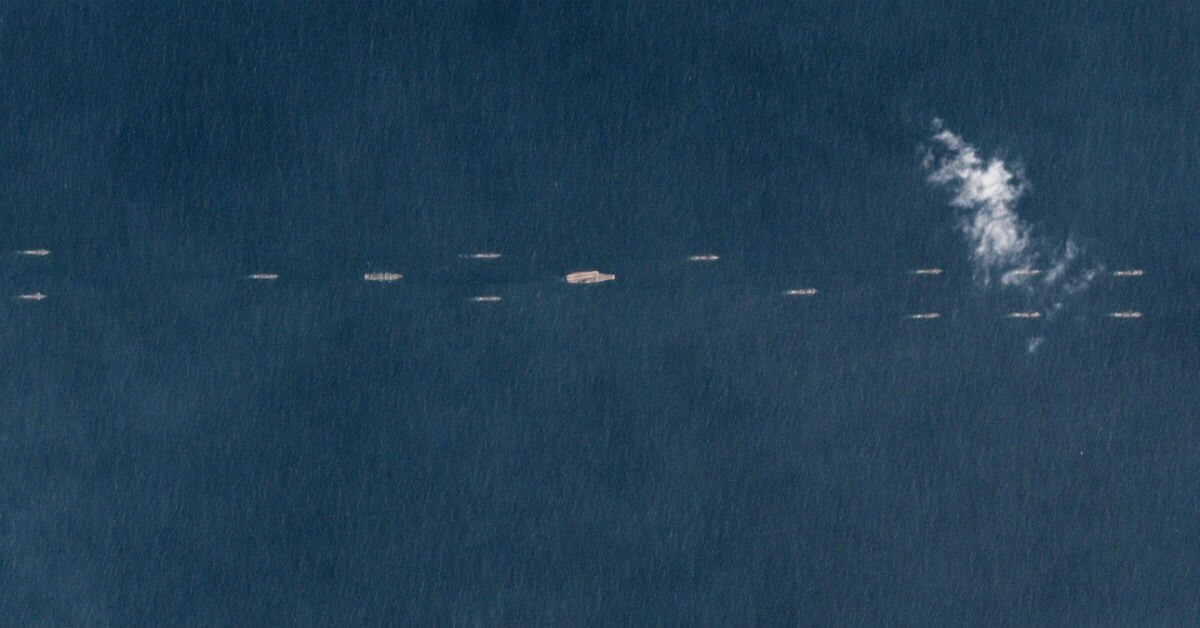
#> input picture sea.jpeg, 1200 x 628 px
$ python pathfider.py
#> lines starting #> are read from the running program, lines starting #| are printed output that depends on the picture
from math import sqrt
import sys
import matplotlib.pyplot as plt

# A class to represent a graph object
class Graph:
    # Constructor to construct a graph
    def __init__(self, edges, nodes):
        self.nodes = nodes

        # A list of lists to represent an adjacency list
        self.adjList = dict()
        for node in nodes:
            self.adjList[node] = []
        for (src, dest, weight) in edges:
            # allocate node in adjacency list from src to dest
            if dest.value != 0:
                self.adjList[src].append((dest, weight/dest.value))


class Node():
    def __init__(self, coord, val) -> None:
        self.coord = coord
        self.value = val

# Function to print adjacency list representation of a graph
def printGraph(graph):
    for src in graph.adjList.keys():
        # print current vertex and all its neighboring vertices
        for (dest, weight) in graph.adjList[src]:
            print(f'({src.coord} —> {dest.coord}, {weight}) ', end='')
        print()

def dijkstra_algorithm(graph, start_node):
    unvisited_nodes = graph.nodes

    # We'll use this dict to save the cost of visiting each node and update it as we move along the graph
    shortest_path = {}

    # We'll use this dict to save the shortest known path to a node found so far
    previous_nodes = {}

    # We'll use max_value to initialize the "infinity" value of the unvisited nodes
    max_value = sys.maxsize
    for node in unvisited_nodes:
        shortest_path[node] = max_value
    # However, we initialize the starting node's value with 0
    shortest_path[start_node] = 0

    # The algorithm executes until we visit all nodes
    while unvisited_nodes:
        # The code block below finds the node with the lowest score
        current_min_node = None
        for node in unvisited_nodes: # Iterate over the nodes
            if current_min_node == None:
                current_min_node = node
            elif shortest_path[node] < shortest_path[current_min_node]:
                current_min_node = node

        # The code block below retrieves the current node's neighbors and updates their distances
        neighbors = graph.adjList[current_min_node]
        for neighbor in neighbors:
            tentative_value = shortest_path[current_min_node] + (neighbor[1])
            if tentative_value < shortest_path[neighbor[0]]:
                shortest_path[neighbor[0]] = tentative_value
                # We also update the best path to the current node
                previous_nodes[neighbor[0]] = current_min_node

        # After visiting its neighbors, we mark the node as "visited"
        unvisited_nodes.remove(current_min_node)

    return previous_nodes, shortest_path
def dist(start_node, end_node):
    return sqrt((start_node.coord[0]-end_node.coord[0])**2+(start_node.coord[1]-end_node.coord[1])**2)#R2 norm

def get_result(previous_nodes, shortest_path, start_node, target_node):
    path = []
    node = target_node

    while node != start_node:
        path.append(node.coord)
        node = previous_nodes[node]

    # Add the start node manually
    path.append(start_node.coord)

    print("We found the following best path with a value of {}.".format(shortest_path[target_node]))
    path = reversed(path)
    return path

if __name__ == '__main__':

    # Input: Edges in a weighted digraph (as per the above diagram)
    # Edge (x, y, w) represents an edge from `x` to `y` having weight `w`
    start_node = Node((0,0), 0)
    nodes = [Node((123, 22), 20), Node((43, 22), 55), Node((29, 68), 35), Node((103,77), 40), Node((26, 112),79),Node((76,45), 53)]
    end_node = (max(map(lambda node:(dist(start_node,node), node), nodes), key=lambda tuple: tuple[0]))[1]


    #edges = [(, 1, 6), (1, 2, 7), (2, 0, 5), (2, 1, 4), (3, 2, 10),
    #       (4, 5, 1), (5, 4, 3)]
    edges = []
    nodes.append(start_node)
    for node1 in nodes:
        for node2 in nodes:
            if not node1 == node2:
                edges.append((node1, node2, dist(node1, node2)))

    img = plt.imread("sea.jpeg")
#> img is the input picture: shape (628, 1200, 3); mean R, G, B 34.3, 62.2, 83.3
    fig, ax = plt.subplots()
    ax.imshow(img, extent=[0, 165, 0, 140])

    #ax.set_ylim(0,10)
    x_values = []
    y_values = []
    for node in nodes:
        x_values.append(node.coord[0])
        y_values.append(node.coord[1])
        ax.annotate(str(node.value),xy=(node.coord[0],node.coord[1]+1))
    ax.plot(x_values, y_values, 'o', linewidth=5)

    #ax.set_ylim(0,10)


    # No. of vertices (labelled from 0 to 5)
    #n = 6
    # construct a graph from a given list of edges
    graph = Graph(edges, nodes)

    # print adjacency list representation of the graph
    #printGraph(graph)
    previous_nodes, shortest_path = dijkstra_algorithm(graph, start_node)
    path = get_result(previous_nodes, shortest_path, start_node, end_node)
    x_values = []
    y_values = []

    for (x,y) in path:
        x_values.append(x)
        y_values.append(y)
    ax.plot(x_values,y_values)
    plt.show()
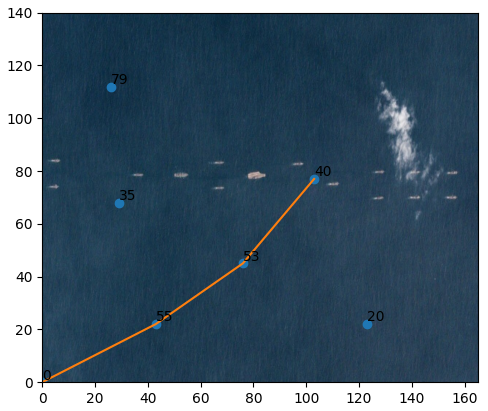
#> figure drawn by matplotlib, 1 panel
